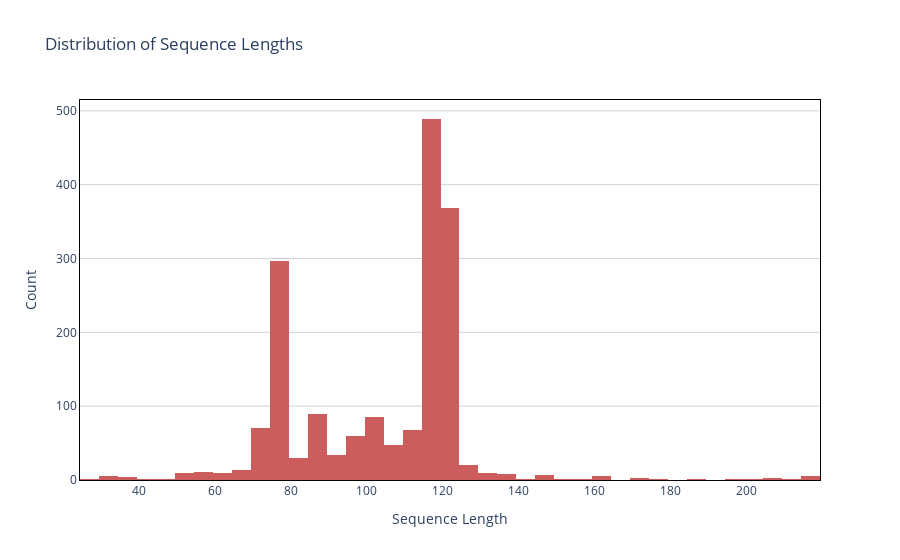

Write notebook code for a chart like this one.
### Code cell
# Pooled
fig = study.dist_of_seq_lengths(
    # min_cov = 1000,
    # sample=['8_1_S2_L001','8_2_S3_L001'],
    # sample=['8_2_S3_L001'],
    # reference = 'ABCA4',
    # section = ['full'],
)['fig']
fig.show()

### Figure 1 — Plotly figure (JSON) as saved in the notebook; plotly's stock layout.template omitted (floating-point values rounded to 4 significant figures; data arrays with more than 128 entries replaced by an {"elided": "..."} marker saying what was removed)
{"data": [{"hovertemplate": "Sequence length: %{x}<br>Count: %{y}<extra></extra>", "marker": {"color": "indianred"}, "nbinsx": 50, "type": "histogram", "x": {"elided": "1764 int values"}}], "layout": {"paper_bgcolor": "white", "plot_bgcolor": "white", "title": {"text": "Distribution of Sequence Lengths"}, "xaxis": {"autorange": true, "linecolor": "black", "linewidth": 1, "mirror": true, "title": {"text": "Sequence Length"}}, "yaxis": {"gridcolor": "lightgray", "linecolor": "black", "linewidth": 1, "mirror": true, "title": {"text": "Count"}}}}
